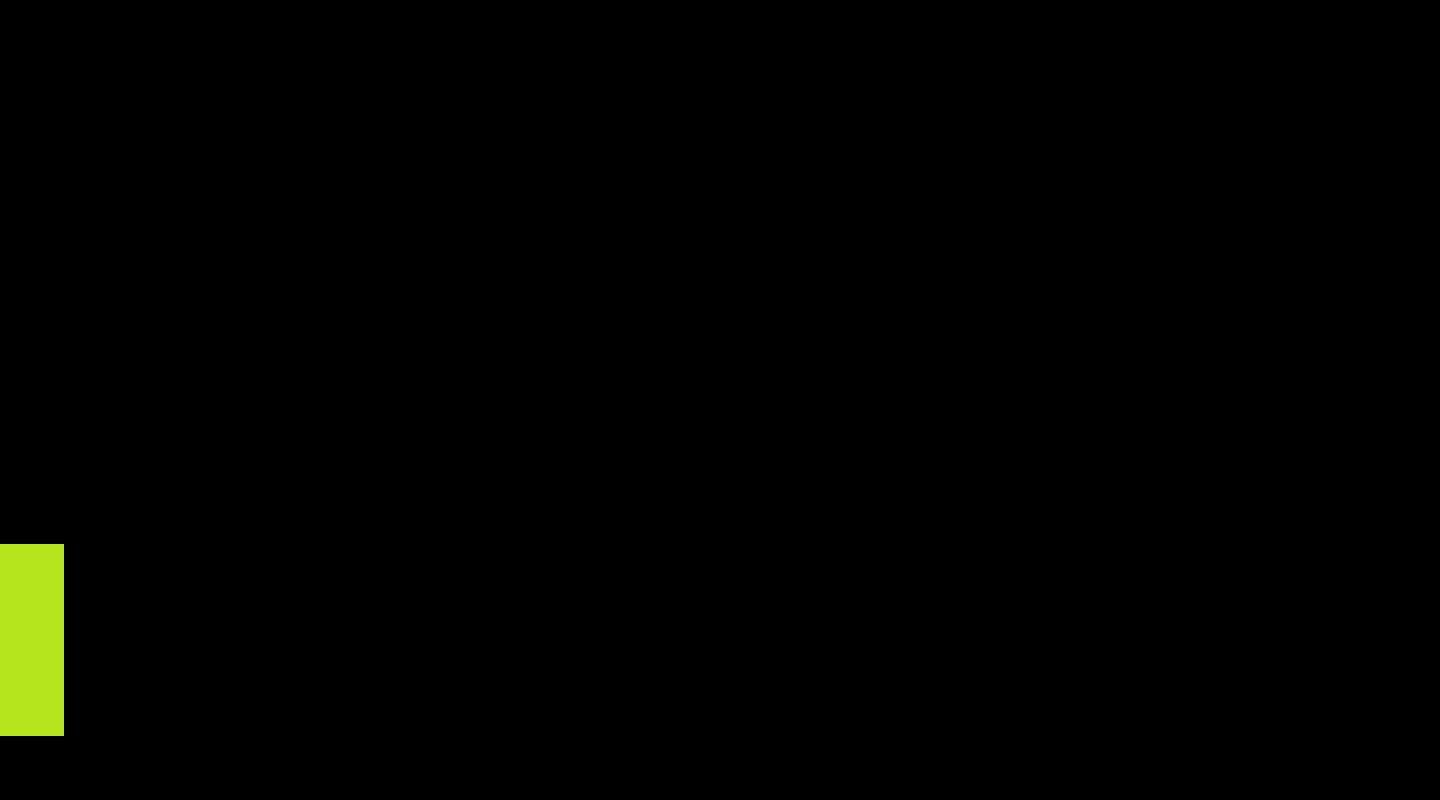

The image is a tile-based game level rendered from a .tmx file. Its description and source (layers, tilesets, objects; grid data summarised) follow:
An orthogonal 45x25 tile map with 32x32 px tiles, 3 tile layers (red, green, blue), 2 tilesets and 5 objects.

<map version="1.0" orientation="orthogonal" renderorder="right-down" width="45" height="25" tilewidth="32" tileheight="32">
 <tileset firstgid="1" name="asd" tilewidth="32" tileheight="32">
  <image source="blox.png" width="64" height="32" />
 </tileset>
 <tileset firstgid="3" name="lataus" tilewidth="32" tileheight="32">
  <image source="lataus.jpg" width="284" height="177" />
 </tileset>
 <layer name="red" width="45" height="25">
  <data>[1125 cells, 330 non-empty, 1 distinct tile ids]</data>
 </layer>
 <layer name="green" width="45" height="25">
  <data>[1125 cells, 12 non-empty, 1 distinct tile ids]</data>
 </layer>
 <layer name="blue" width="45" height="25">
  <data>[1125 cells, 0 non-empty, 0 distinct tile ids]</data>
 </layer>
 <objectgroup name="crystals">
  <object x="465" y="218">
   <ellipse />
  </object>
  <object x="817" y="177">
   <ellipse />
  </object>
  <object x="1190" y="181">
   <ellipse />
  </object>
  <object x="700" y="651">
   <ellipse />
  </object>
 </objectgroup>
 <objectgroup name="player">
  <object x="164" y="143">
   <ellipse />
  </object>
 </objectgroup>
</map>
